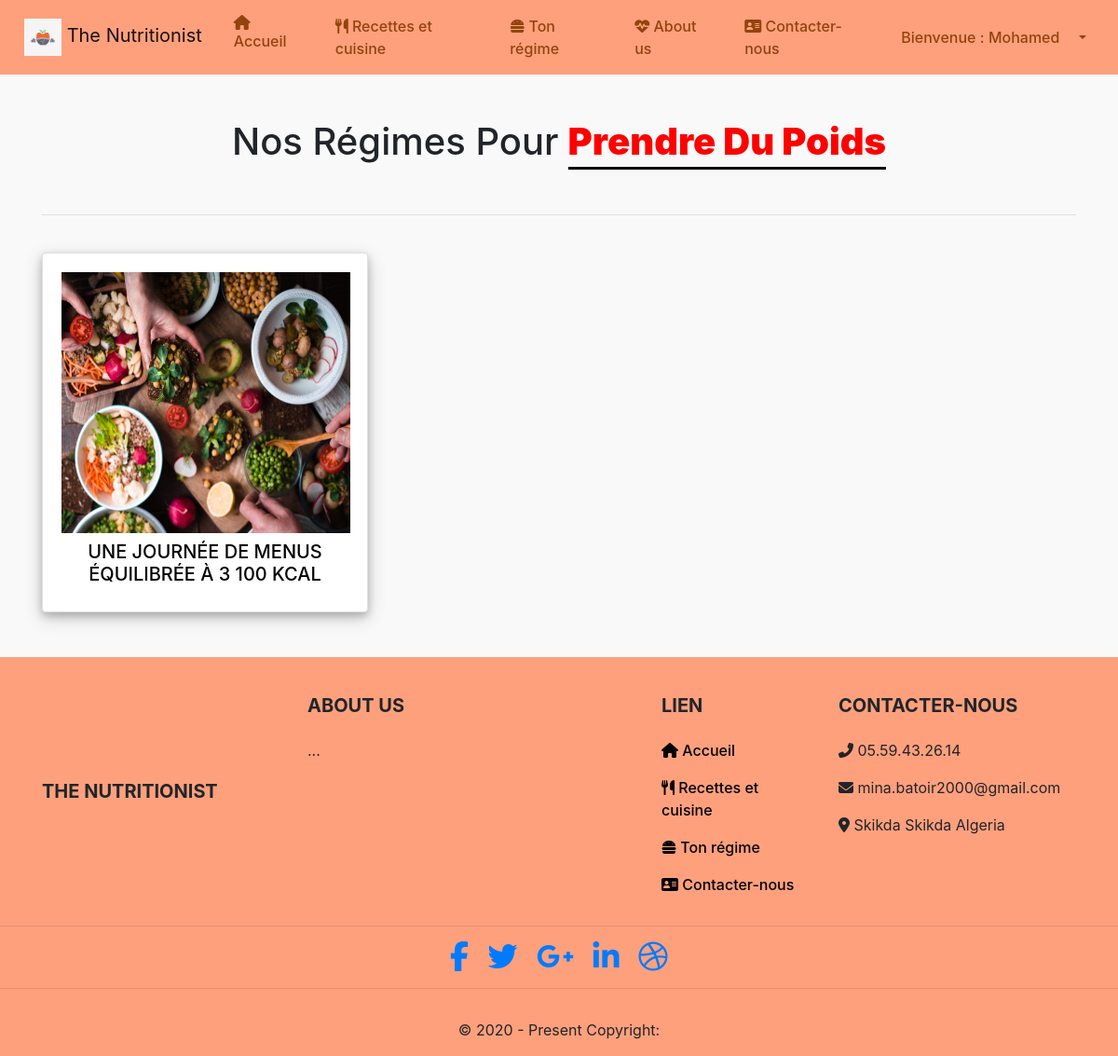
Screenshot of /prendre.php (signed in) with the database file from the repository.
### tables this page shows
CREATE TABLE `regime` (
  `id` int(11) NOT NULL,
  `type` text NOT NULL,
  `title` text NOT NULL,
  `description` text NOT NULL,
  `image` varchar(255) NOT NULL,
  `created_at` datetime NOT NULL,
  `sex` varchar(255) NOT NULL
);

### prendre.php (the view, shortened to what this page needs)
<?php include_once('./inc/header.php'); ?>
<?php
    require('./functions/init.php');
    $sex = $_SESSION['sex'];
    $sql = "SELECT * FROM `regime` WHERE `type` = 'Prendre du poids' AND `sex` = '$sex'" ;
    $result = mysqli_query($connect,$sql) or die(mysqli_error($connect));
?>
<section id="choixProgramme" class="d-flex justify-content-center">
    <div class="container pb-5 ">
        <h1 class="my-5 d-flex justify-content-center">
            Nos Régimes Pour <span style="color:red; font-weight:900; margin-left:10px;border-bottom: 3px solid #000; padding-bottom:3px"> Prendre Du Poids </span>
        </h1>
        <hr >
        <div class=" row">
           <?php if(mysqli_num_rows($result) > 0) { while($PrendrePoids = mysqli_fetch_assoc($result)){ ?>
                    <div class="col-lg-4  mt-4" id="recetteList">
                    <a href="./detailsRegime.php?regimeId=<?php echo $PrendrePoids['id'] ?>" class="recetteLink">
                        <div class="card card-default">
                            <div class="card-body">
                                <img class="img-responsive" src="./upload/regime/<?php echo $PrendrePoids['image'] ?>" height="280px" width="310px" alt="">
                                <h5 class="text-center mt-2"><?php echo $PrendrePoids['title'] ?></h5>
                            </div>
                        </div>
                    </a>
                    </div>
            <?php } } ?>
        </div>
    </div>
</section>
<?php include_once('./inc/footer.php'); ?>

### assets/css/site.css (style rules this page uses)
.recetteLink { color:black; text-decoration: none; }
#recetteList .card { box-shadow: 0 4px 8px 0 rgba(0, 0, 0, 0.2), 0 6px 20px 0 rgba(0, 0, 0, 0.19); }
#choixProgramme { background-color: rgb(250, 249, 249); }
#recetteList { background-color: rgb(250, 249, 249); }

### rows the page displays
regime: image (picture), title "UNE JOURNÉE DE MENUS ÉQUILIBRÉE À 3 100 KCAL"

### other values shown
$_SESSION['user'] "Mohamed"
